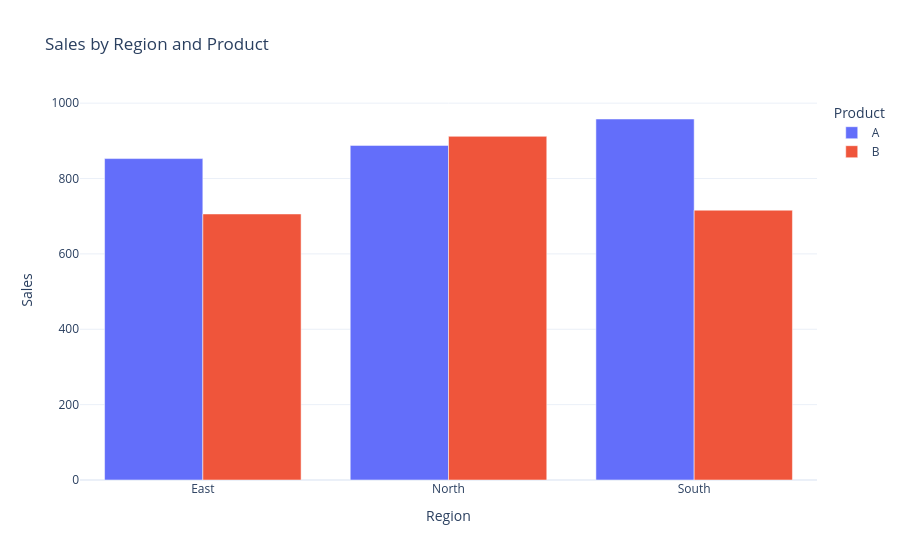

The code cell stored with this chart in its notebook:
### Code cell
fig = px.bar(
    region_product_sales,
    x="region",
    y="sales",
    color="product",
    barmode="group",
    title="Sales by Region and Product"
)

fig.update_layout(
    xaxis_title="Region",
    yaxis_title="Sales",
    legend_title="Product"
)

### Figure 1 — Plotly figure (JSON) as saved in the notebook; plotly's stock layout.template omitted (floating-point values rounded to 4 significant figures)
{"data": [{"alignmentgroup": "True", "hovertemplate": "product=A<br>region=%{x}<br>sales=%{y}<extra></extra>", "legendgroup": "A", "marker": {"color": "#636efa", "pattern": {"shape": ""}}, "name": "A", "offsetgroup": "A", "orientation": "v", "showlegend": true, "textposition": "auto", "type": "bar", "x": ["East", "North", "South"], "xaxis": "x", "y": [853, 888, 958], "yaxis": "y"}, {"alignmentgroup": "True", "hovertemplate": "product=B<br>region=%{x}<br>sales=%{y}<extra></extra>", "legendgroup": "B", "marker": {"color": "#EF553B", "pattern": {"shape": ""}}, "name": "B", "offsetgroup": "B", "orientation": "v", "showlegend": true, "textposition": "auto", "type": "bar", "x": ["East", "North", "South"], "xaxis": "x", "y": [706, 912, 716], "yaxis": "y"}], "layout": {"barmode": "group", "legend": {"title": {"text": "Product"}, "tracegroupgap": 0}, "title": {"text": "Sales by Region and Product"}, "xaxis": {"anchor": "y", "domain": [0, 1], "title": {"text": "Region"}}, "yaxis": {"anchor": "x", "domain": [0, 1], "title": {"text": "Sales"}}}}
